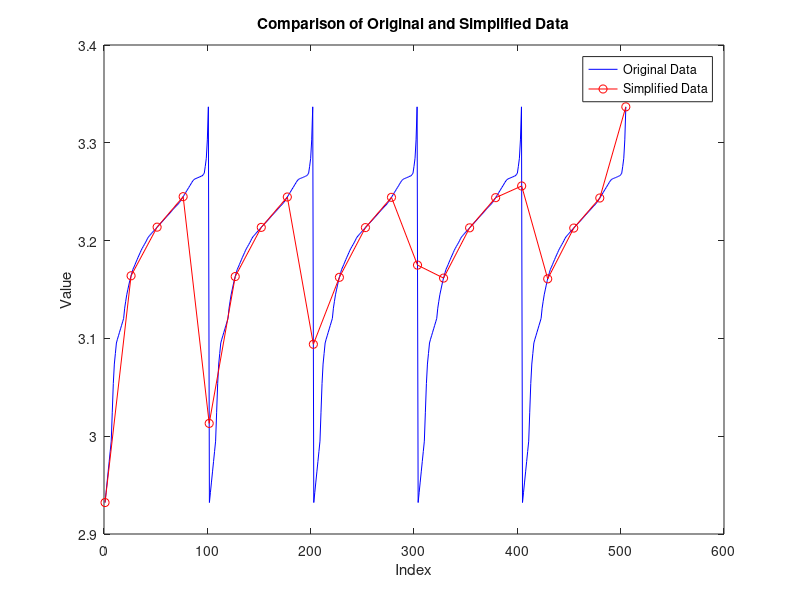

Recreate this plot in MATLAB.
% Original data (detailed)
Data = [2.93217;2.94263;2.95309;2.96355;2.97401;2.98447;2.99493;3.02455;3.05382;3.07377;3.08453;3.09529;3.09916;3.10271;3.10625;3.1098;3.11335;3.11689;3.12044;3.13089;3.13795;3.14459;3.14961;3.15451;3.15932;3.16324;3.16716;3.17063;3.17297;3.17544;3.17798;3.18052;3.18295;3.18533;3.18771;3.19009;3.19215;3.19403;3.1959;3.19777;3.1998;3.20198;3.20371;3.20501;3.20619;3.20738;3.20856;3.20974;3.21092;3.2121;3.21329;3.21447;3.21565;3.21672;3.21787;3.21904;3.22021;3.22139;3.22256;3.22374;3.22492;3.2261;3.22728;3.22847;3.22965;3.23083;3.23201;3.23319;3.23437;3.23552;3.23652;3.23778;3.23909;3.24045;3.24217;3.2439;3.24563;3.24736;3.24909;3.25082;3.25255;3.25428;3.256;3.25774;3.25951;3.26116;3.26238;3.26307;3.26352;3.26396;3.26441;3.26485;3.2653;3.26593;3.26612;3.26743;3.26879;3.27596;3.2842;3.30299;3.33677;2.93217;2.94263;2.95309;2.96355;2.97401;2.98447;2.99493;3.02455;3.05382;3.07377;3.08453;3.09529;3.09916;3.10271;3.10625;3.1098;3.11335;3.11689;3.12044;3.13089;3.13795;3.14459;3.14961;3.15451;3.15932;3.16324;3.16716;3.17063;3.17297;3.17544;3.17798;3.18052;3.18295;3.18533;3.18771;3.19009;3.19215;3.19403;3.1959;3.19777;3.1998;3.20198;3.20371;3.20501;3.20619;3.20738;3.20856;3.20974;3.21092;3.2121;3.21329;3.21447;3.21565;3.21672;3.21787;3.21904;3.22021;3.22139;3.22256;3.22374;3.22492;3.2261;3.22728;3.22847;3.22965;3.23083;3.23201;3.23319;3.23437;3.23552;3.23652;3.23778;3.23909;3.24045;3.24217;3.2439;3.24563;3.24736;3.24909;3.25082;3.25255;3.25428;3.256;3.25774;3.25951;3.26116;3.26238;3.26307;3.26352;3.26396;3.26441;3.26485;3.2653;3.26593;3.26612;3.26743;3.26879;3.27596;3.2842;3.30299;3.33677;2.93217;2.94263;2.95309;2.96355;2.97401;2.98447;2.99493;3.02455;3.05382;3.07377;3.08453;3.09529;3.09916;3.10271;3.10625;3.1098;3.11335;3.11689;3.12044;3.13089;3.13795;3.14459;3.14961;3.15451;3.15932;3.16324;3.16716;3.17063;3.17297;3.17544;3.17798;3.18052;3.18295;3.18533;3.18771;3.19009;3.19215;3.19403;3.1959;3.19777;3.1998;3.20198;3.20371;3.20501;3.20619;3.20738;3.20856;3.20974;3.21092;3.2121;3.21329;3.21447;3.21565;3.21672;3.21787;3.21904;3.22021;3.22139;3.22256;3.22374;3.22492;3.2261;3.22728;3.22847;3.22965;3.23083;3.23201;3.23319;3.23437;3.23552;3.23652;3.23778;3.23909;3.24045;3.24217;3.2439;3.24563;3.24736;3.24909;3.25082;3.25255;3.25428;3.256;3.25774;3.25951;3.26116;3.26238;3.26307;3.26352;3.26396;3.26441;3.26485;3.2653;3.26593;3.26612;3.26743;3.26879;3.27596;3.2842;3.30299;3.33677;2.93217;2.94263;2.95309;2.96355;2.97401;2.98447;2.99493;3.02455;3.05382;3.07377;3.08453;3.09529;3.09916;3.10271;3.10625;3.1098;3.11335;3.11689;3.12044;3.13089;3.13795;3.14459;3.14961;3.15451;3.15932;3.16324;3.16716;3.17063;3.17297;3.17544;3.17798;3.18052;3.18295;3.18533;3.18771;3.19009;3.19215;3.19403;3.1959;3.19777;3.1998;3.20198;3.20371;3.20501;3.20619;3.20738;3.20856;3.20974;3.21092;3.2121;3.21329;3.21447;3.21565;3.21672;3.21787;3.21904;3.22021;3.22139;3.22256;3.22374;3.22492;3.2261;3.22728;3.22847;3.22965;3.23083;3.23201;3.23319;3.23437;3.23552;3.23652;3.23778;3.23909;3.24045;3.24217;3.2439;3.24563;3.24736;3.24909;3.25082;3.25255;3.25428;3.256;3.25774;3.25951;3.26116;3.26238;3.26307;3.26352;3.26396;3.26441;3.26485;3.2653;3.26593;3.26612;3.26743;3.26879;3.27596;3.2842;3.30299;3.33677;2.93217;2.94263;2.95309;2.96355;2.97401;2.98447;2.99493;3.02455;3.05382;3.07377;3.08453;3.09529;3.09916;3.10271;3.10625;3.1098;3.11335;3.11689;3.12044;3.13089;3.13795;3.14459;3.14961;3.15451;3.15932;3.16324;3.16716;3.17063;3.17297;3.17544;3.17798;3.18052;3.18295;3.18533;3.18771;3.19009;3.19215;3.19403;3.1959;3.19777;3.1998;3.20198;3.20371;3.20501;3.20619;3.20738;3.20856;3.20974;3.21092;3.2121;3.21329;3.21447;3.21565;3.21672;3.21787;3.21904;3.22021;3.22139;3.22256;3.22374;3.22492;3.2261;3.22728;3.22847;3.22965;3.23083;3.23201;3.23319;3.23437;3.23552;3.23652;3.23778;3.23909;3.24045;3.24217;3.2439;3.24563;3.24736;3.24909;3.25082;3.25255;3.25428;3.256;3.25774;3.25951;3.26116;3.26238;3.26307;3.26352;3.26396;3.26441;3.26485;3.2653;3.26593;3.26612;3.26743;3.26879;3.27596;3.2842;3.30299;3.33677];

% Define desired rows and columns;
num_rows = 7; % Adjust rows as needed
num_cols = 3; % Adjust columns as needed

% Total number of points needed
num_points = num_rows * num_cols;

% Create an index that preserves the first and last points
new_indices = linspace(1, length(Data), num_points);

% Use interpolation for all points at once
DataNew = interp1(1:length(Data), Data, new_indices, 'linear', 'extrap');

% Initialize DataNew with the correct size
DataNew(1) = Data(1); % Minimum value (0)
DataNew(end) = Data(end); % Maximum value (1)

% Reshape the vector into the desired matrix dimensions, filling rows first
simplified_matrix = reshape(DataNew, num_cols, num_rows)';  % Transpose for row-major filling

% Display the simplified matrix
disp('Simplified Matrix (Row-first order with preserved min and max):');
disp(simplified_matrix);

% Original Data Plot
figure;
plot(Data, 'b-', 'DisplayName', 'Original Data');
hold on;

% Simplified Data Plot (for visual comparison)
plot(new_indices, DataNew, 'ro-', 'DisplayName', 'Simplified Data');
legend;
xlabel('Index');
ylabel('Value');
title('Comparison of Original and Simplified Data');
hold off;